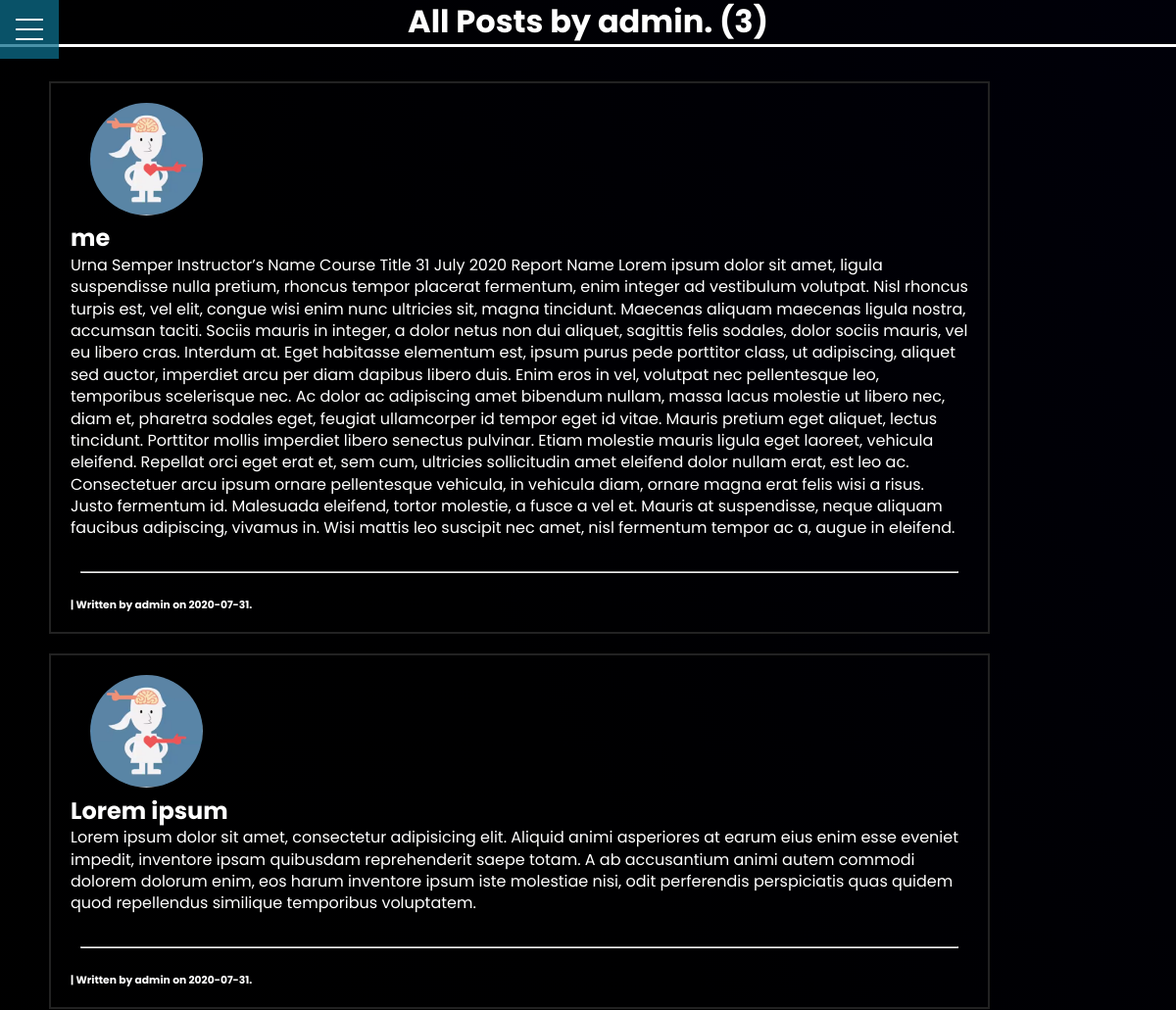
The app's page /user/admin (upper part), older data.
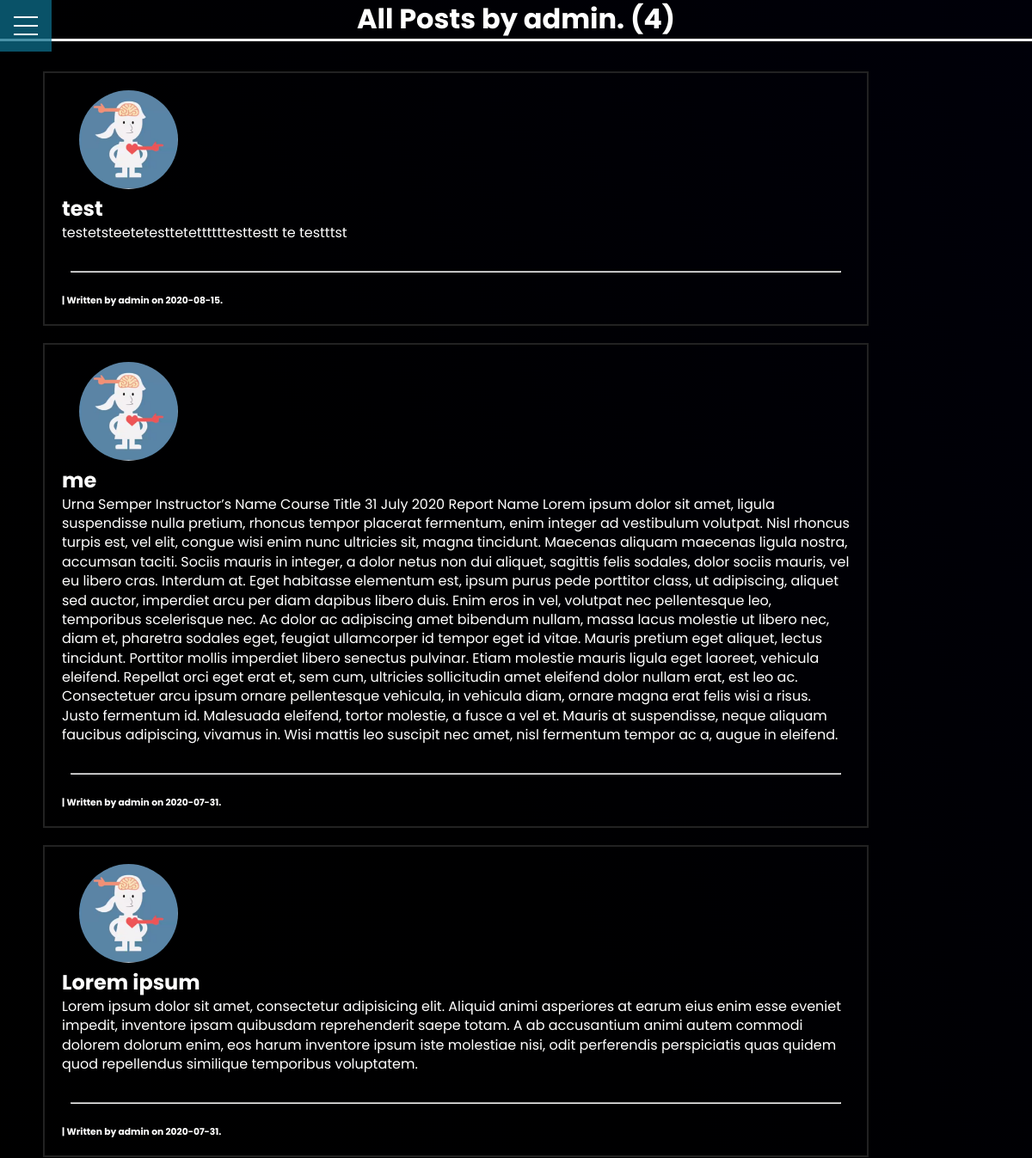
The same page, newer data.
### flaskblog/models.py (models this page shows, shortened)
class Post(db.Model):
    id = db.Column(db.Integer, primary_key=True)
    title = db.Column(db.String(), nullable=False)
    date_posted = db.Column(db.DateTime, nullable=False, default=datetime.utcnow)
    content = db.Column(db.Text, nullable=False)
    user_id = db.Column(db.Integer, db.ForeignKey('user.id'), nullable=False)

class User(db.Model, UserMixin):
    id = db.Column(db.Integer, primary_key=True, unique=True)
    username = db.Column(db.String(20), unique=True, nullable=False)
    email = db.Column(db.String(120), unique=True, nullable=False)
    image_file = db.Column(db.String(20), nullable=False, default='default.jpg')
    password = db.Column(db.String(60), nullable=False)
    posts = db.relationship('Post', backref='author', lazy=True)

### flaskblog/routes.py (the view)
@app.route("/user/<string:username>")
def user_post(username):
    page = request.args.get('page', 1, type=int)
    user = User.query.filter_by(username=username).first_or_404()
    posts = Post.query.filter_by(author=user)\
        .order_by(Post.date_posted.desc())\
        .paginate(page=page, per_page=5)
    return render_template('user_post.html', posts=posts, user=user)

### flaskblog/templates/user_post.html (shortened to what this page needs)
{% extends "base.html" %}
{% block content %}
<h1> All Posts by {{ user.username }}. ({{ posts.total }})</h1>
    <div id="posts" class="main">
    {% for post in posts.items %}
        <article class="main">
            <a href="{{ url_for('post', post_id=post.id )}}"><img src="{{ url_for('static', filename='profile_pics/' + post.author.image_file) }}"
                    class="rounded-profile-pic"></a>
            <a href="{{ url_for('post', post_id=post.id )}}" class="post-title"><h2>{{ post.title }}</h2> </a>
            <p class="post-content">{{ post.content }}</p>
            <br>
            <hr>
            <a href="{{ url_for('user_post', username=post.author.username) }}" class="post-author"><h6>| Written by {{ post.author.username }} on {{ post.date_posted.strftime('%Y-%m-%d') }}.
            </h6></a>
        </article>
    {% endfor %}
        <br><br><br><br><br><br><br><br>
    </div>
</div>
{% endblock content %}

Row changes from the older to the newer data that the page shows:
added Post: image_file (picture), title "test", content "testetsteetetesttetettttttesttestt te testttst", author.username "admin", date_posted "2020-08-15"
Text that changed along with them:
{{ posts.total }}: "3" → "4"
